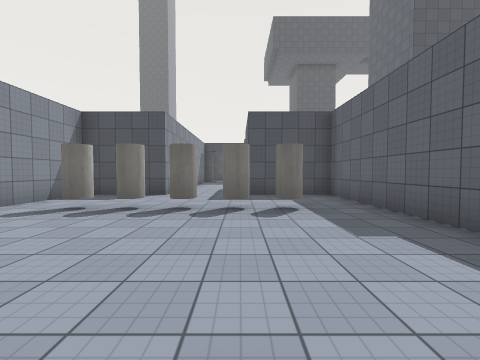
[1] (above)

16 first-person views from a walk through a 3-D level made in the Unity game engine. The camera is 1.4 m above the floor, tilts 2° down and sees 90° across. The floor is counted in squares, 2 m on a side. Each view is taken from the middle of a square. On the plan, view 1 faces up. The plan holds only what a view shows up to about 9 squares ahead; the rest is blank. The place goes on beyond the plan. The player is left out. Surface patterns are stand-ins for the level's own textures.

[2]
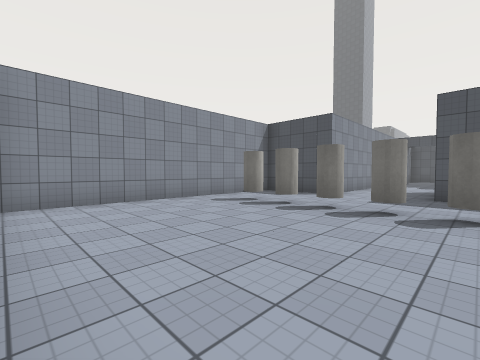

[3]
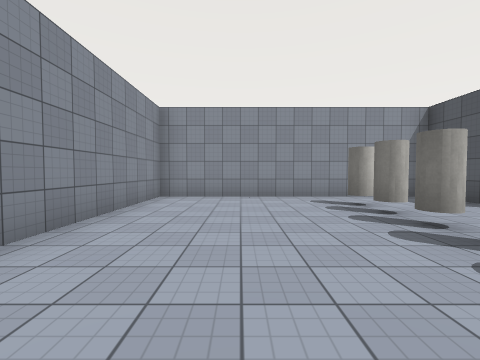

[4]
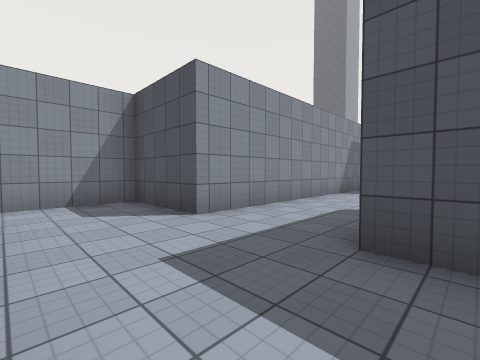

[5]
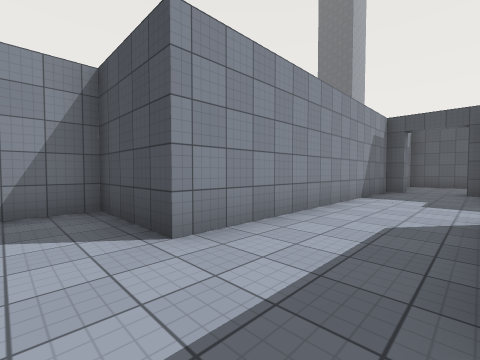

[6]
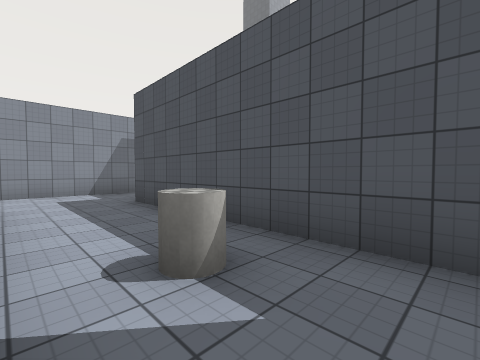

[7]
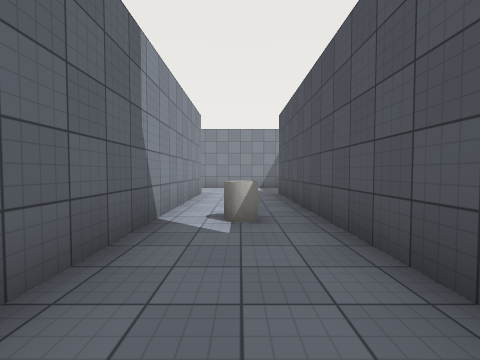

[8]
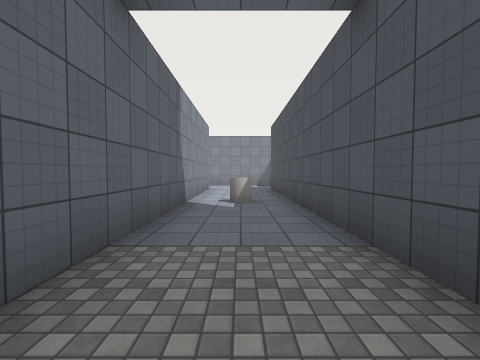

[9]
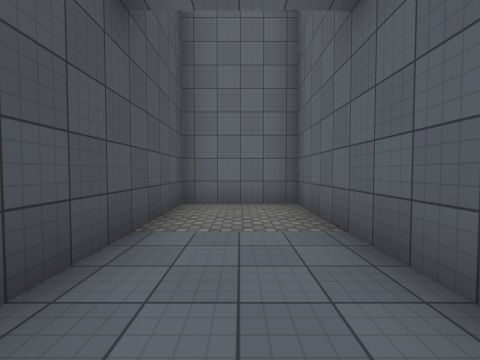

[10]
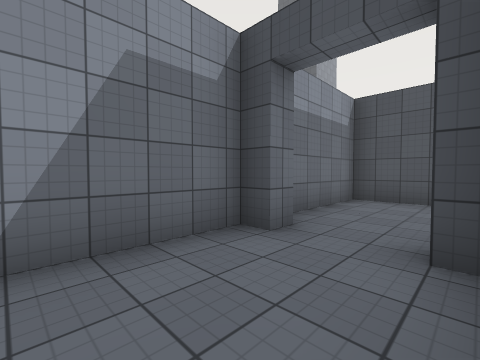

[11]
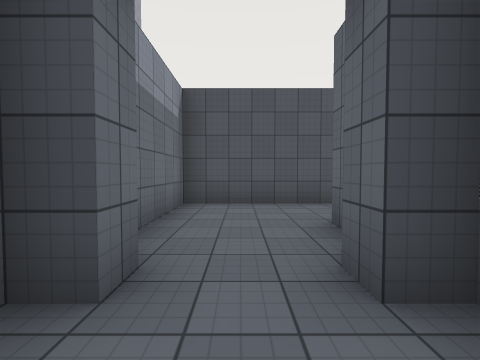

[12]
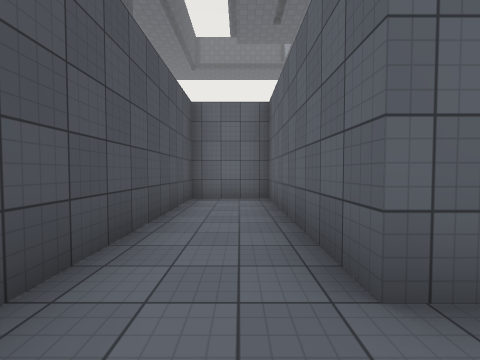

[13]
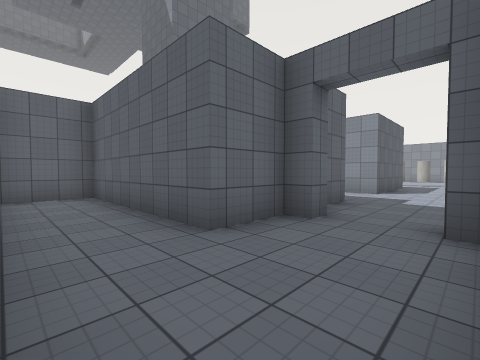

[14]
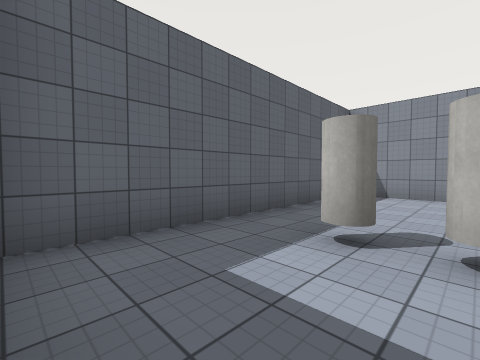

[15]
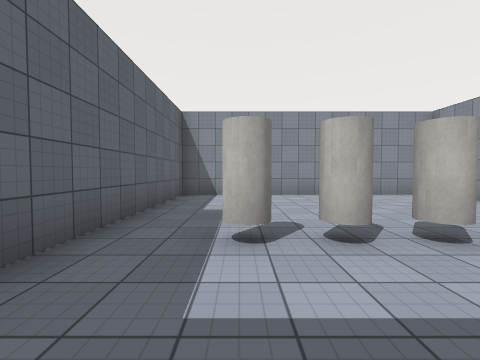

[16]
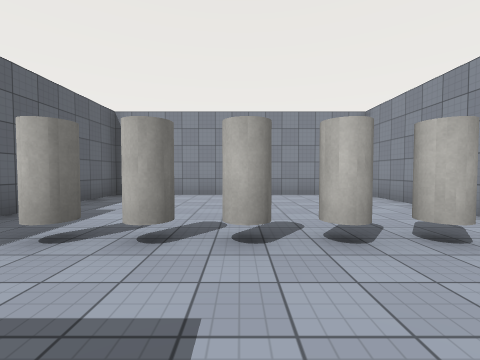

### Floor plan
Points are (right, up) in squares from view 1. A wall is a line through its corners. A room is listed if a view was taken in it or the views show most of it. See-through windows are left out.
Room 1 (views 1, 2, 3, 4, 5, 6, 7, 8, 9, 10, 11, 14, 15, 16)
walls: (0.2, 8.5) (0.2, 10.8) (10.2, 10.8) (10.2, 13.3) (0.2, 13.3) (0.2, 15.3) (-0.2, 15.3); (-1.7, 15.3) (-2.2, 15.3) (-2.2, 7.3) (-4.7, 7.3) (-4.7, -0.2) (2.7, -0.2) (2.7, 7.3) (0.2, 7.3)
ways out: opening at (-1, 15) to room 2
objects: other object (-3, 4); other object (-2, 4); other object (-1, 4); other object (0, 4); other object (1, 4); other object (4, 12)
Room 2 (views 12, 13)
walls: (-0.2, 15.3) (-0.2, 15.7) (0.2, 15.7) (0.2, 17.2) (5.2, 17.2) (5.2, 19.2) (-2.2, 19.2) (-2.2, 16.5); (-1.7, 15.9) (-1.7, 15.3)
ways out: opening at (-1, 15) to room 1

Positions as (right, up) in squares from view 1, and headings:
1: (0, 0), facing up
2: (1, 0), facing up-left
3: (2, 2), facing left
4: (1, 5), facing up-left
5: (0, 6), facing up-left
6: (6, 11), facing up-left
7: (8, 12), facing left
8: (10, 12), facing left
9: (5, 12), facing right
10: (0, 13), facing up-left
11: (-1, 14), facing up
12: (-1, 18), facing right
13: (-2, 19), facing down-right
14: (0, 7), facing down-right
15: (1, 7), facing down
16: (-1, 7), facing down
